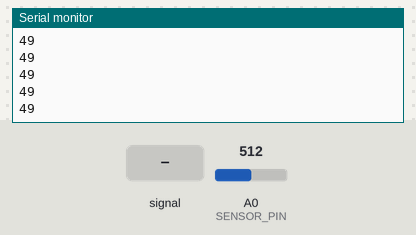
This sketch was run on a simulated Teensy 4. Shown: the last lines printed to the serial monitor. The test bench sets the inputs (shaded band); at power-on: A0 (SENSOR_PIN) = 512.

Above: at 1.2 s.
1.3 s: A0 (SENSOR_PIN) fed a 200 Hz sine of ±81 counts around its level
At 1.36 s:
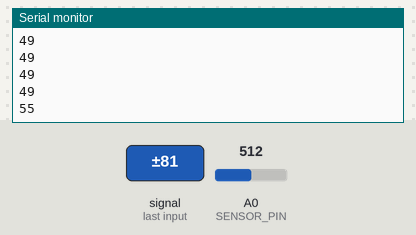
2.8 s: A0 (SENSOR_PIN) set to 716
At 2.82 s:
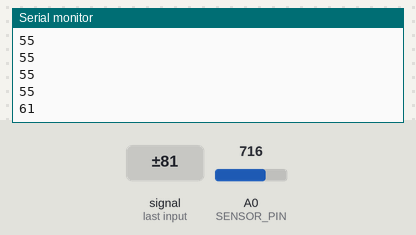
4.3 s: A0 (SENSOR_PIN) fed a 1000 Hz sine of ±255 counts around its level
At 4.33 s:
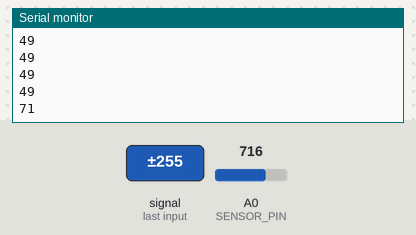
5.8 s: A0 (SENSOR_PIN) set to 1023
At 5.84 s:
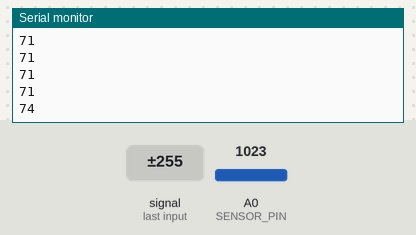
Timing chart, 0 to 8.3 s (numbered marks = the images above; inputs shaded):
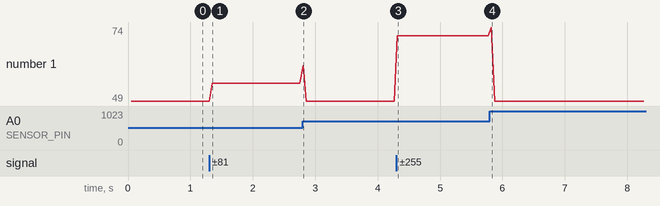

The sketch:

SoundLevel-MIDI-debug.ino
```cpp
const int sampleWindow = 50;                              // Sample window width in mS (50 mS = 20Hz)
unsigned int sample;

#define SENSOR_PIN A0


// the MIDI channel number to send messages
const int channel = 1;

// the MIDI continuous controller for each analog input
const int controllerA0 = 16;

int n0;
int previousA0 = -1;

int minVal = 49;
int maxVal = 125;

boolean debug = true;

void setup ()
{
  pinMode (SENSOR_PIN, INPUT); // Set the signal pin as input
  if (debug) Serial.begin(115200);
}


void loop ()
{
  unsigned long startMillis = millis();                  // Start of sample window
  float peakToPeak = 0;                                  // peak-to-peak level

  unsigned int signalMax = 0;                            //minimum value
  unsigned int signalMin = 1024;                         //maximum value

  // collect data for 50 mS
  while (millis() - startMillis < sampleWindow)
  {
    sample = analogRead(SENSOR_PIN);                    //get reading from microphone
    if (sample < 1024)                                  // toss out spurious readings
    {
      if (sample > signalMax)
      {
        signalMax = sample;                           // save just the max levels
      }
      else if (sample < signalMin)
      {
        signalMin = sample;                           // save just the min levels
      }
    }
  }

  peakToPeak = signalMax - signalMin;                    // max - min = peak-peak amplitude
  int db = map(peakToPeak, 20, 900, 49.5, 90);         //calibrate for deciBels

  n0 = db;
  if (n0 != previousA0) {
    usbMIDI.sendControlChange(controllerA0, constrain (map (n0, minVal , maxVal, 0, 127), 0, 127), channel);
    previousA0 = n0;
  }

  while (usbMIDI.read()) {
    // ignore incoming messages
  }
  if (debug) {
    //Serial.print("Loudness: ");
    Serial.println(db);
    //Serial.println("dB");
  }
  delay(2);
}
```

Measured:
- after the input at 1.3 s, the serial monitor: prints a new line after 0.05 s (image 1)
- after the input at 2.8 s, the serial monitor: prints a new line at once (image 2)
- after the input at 4.3 s, the serial monitor: prints a new line at once (image 3)
- after the input at 5.8 s, the serial monitor: prints a new line at once (image 4)
- plotted number 1: 49 → 55 after the input at 1.3 s, 49 → 71 after the input at 4.3 s
